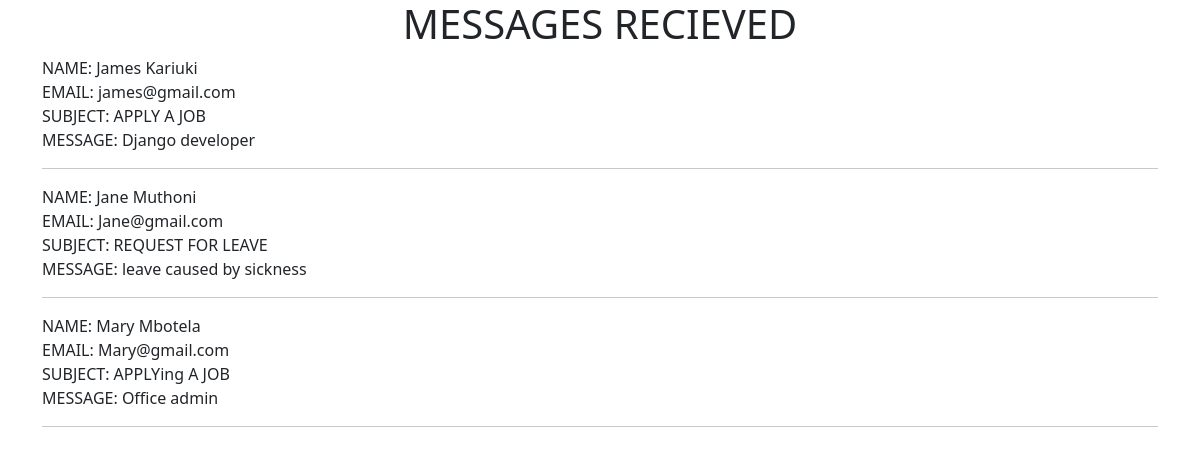
Screenshot of /details/ with the database file from the repository.
### hospitalapp/models.py (models this page shows, shortened)
class Contact(models.Model):
    name = models.CharField(max_length=100)
    email = models.EmailField()
    subject = models.CharField(max_length=100)
    message = models.TextField()

### hospitalapp/views.py (the view)
# urls.py: path('details/', views.details, name='details'),
def details(request):
    messages = Contact.objects.all()
    return render(request, 'details.html', {'messages': messages})

### templates/details.html (shortened to what this page needs)
<!doctype html>
<html lang="en">
<head>
    {% load static %}
    <link rel="stylesheet" href="{% static 'css/bootstrap.min.css' %}">
</head>
<body>
<h1>MESSAGES RECIEVED </h1>
<div class="container">
    {% for message in messages %}
   NAME: {{ message.name }}<br>
   EMAIL: {{ message.email }}<br>
   SUBJECT: {{ message.subject }}<br>
   MESSAGE: {{ message.message }}<br>
    <hr>
{% endfor %}
</div>
</body>
</html>

### templates/details.html (style rules this page uses)
h1 { text-align: center; }

### rows the page displays
Contact: name "James Kariuki", email "james@gmail.com", subject "APPLY A JOB", message "Django developer"
Contact: name "Jane Muthoni", email "Jane@gmail.com", subject "REQUEST FOR LEAVE", message "leave caused by sickness"
Contact: name "Mary Mbotela", email "Mary@gmail.com", subject "APPLYing A JOB", message "Office admin"
